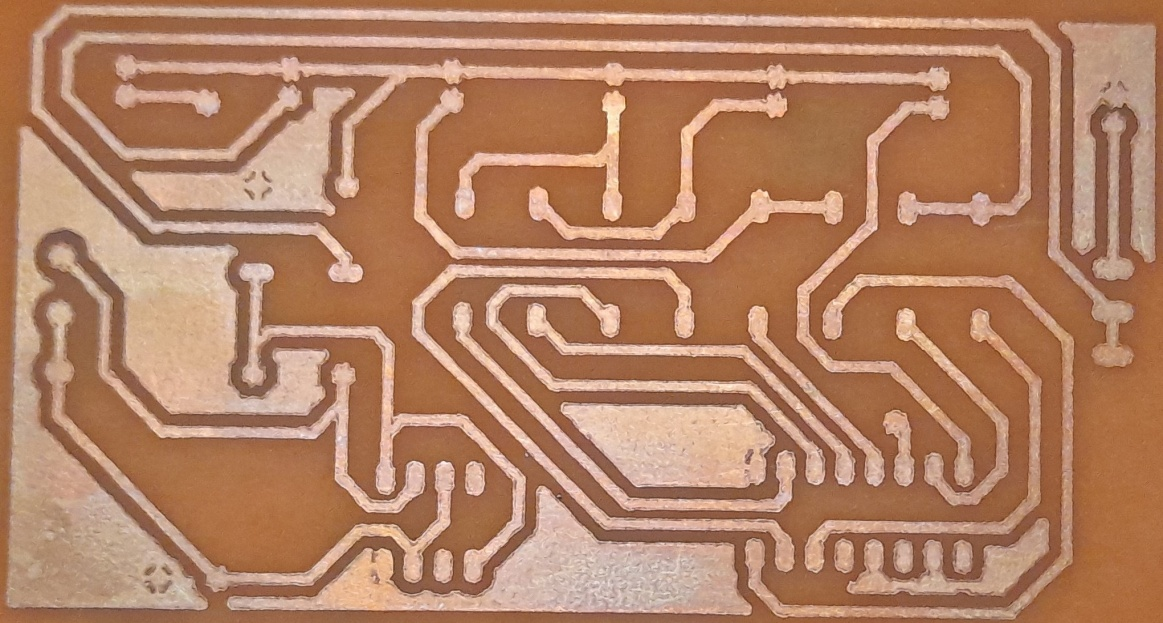
#> input picture Canny-Threshold-Indicator/laser_cut.jpg, 1163 x 623 px, found by its file name
$ python main.py
#> lines starting #> are read from the running program, lines starting #| are printed output that depends on the picture
import cv2

img = cv2.imread('images/laser_cut.jpg')
#> img is the input picture: shape (623, 1163, 3); mean B, G, R 100.1, 129.5, 178.6
gblur = cv2.GaussianBlur(img , (9,9), 0)


def canny_edge_detection(threshold1, threshold2):
#> called with threshold1 = 0, threshold2 = 0
    gray = cv2.cvtColor(gblur, cv2.COLOR_BGR2GRAY)
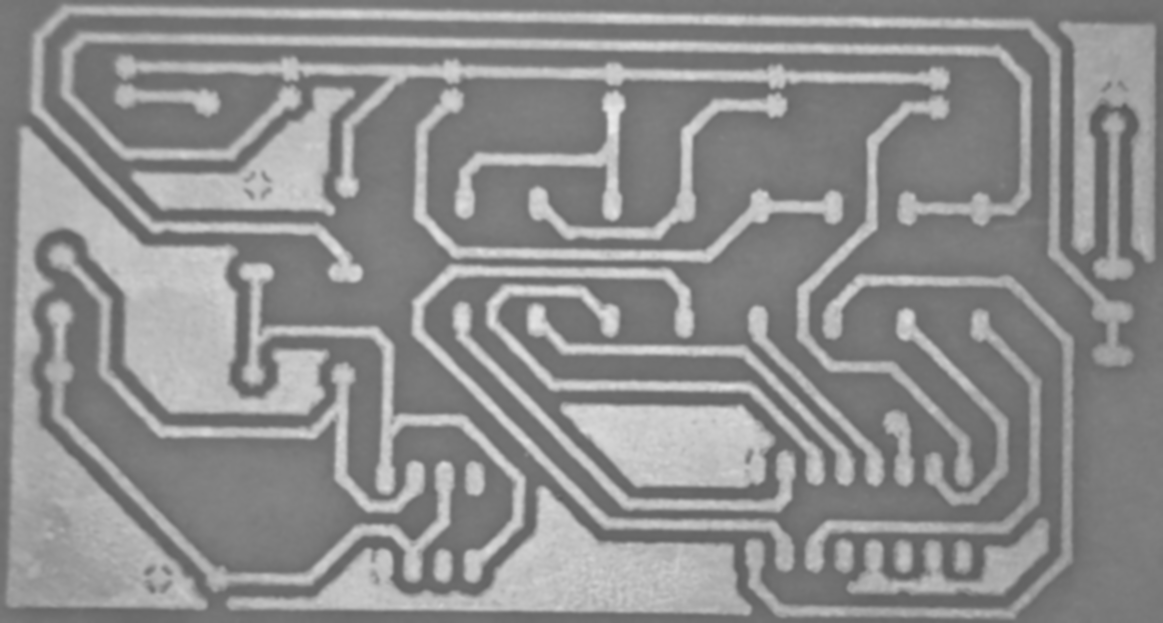
#> gray: shape (623, 1163); min 89, max 234, mean 140.8
    edges = cv2.Canny(gray, threshold1, threshold2)
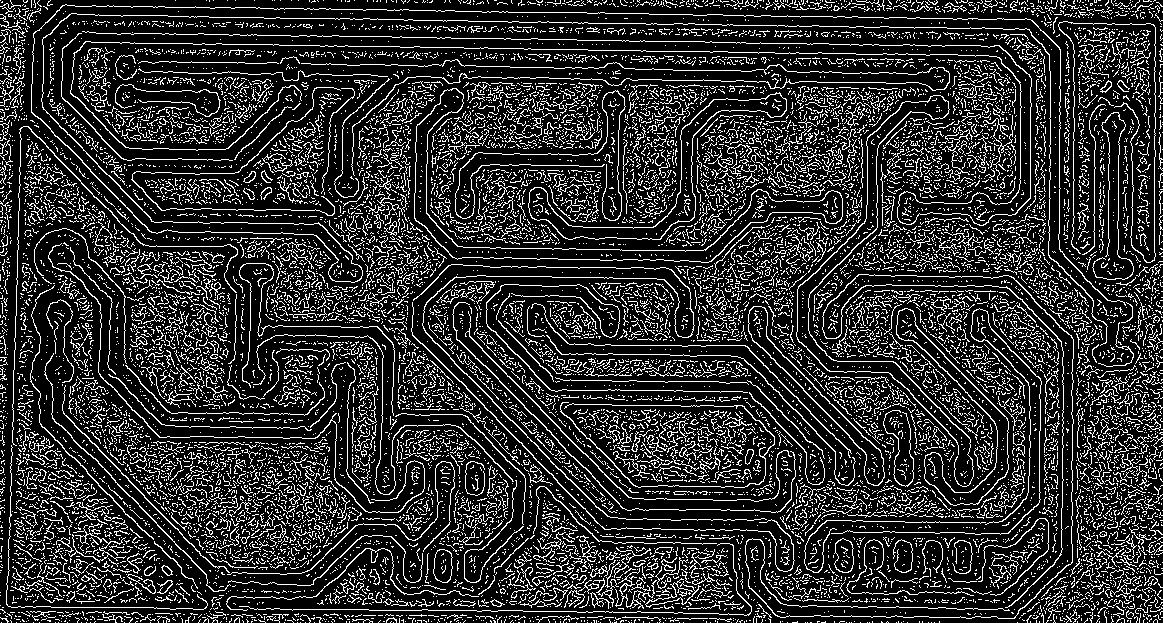
#> edges: shape (623, 1163); 18.2% white in thin lines or dots
    cv2.imshow('Canny Edge Detection', edges)


cv2.namedWindow('Canny Edge Detection')
cv2.createTrackbar('Threshold 1', 'Canny Edge Detection', 0, 255, lambda x: None)
cv2.createTrackbar('Threshold 2', 'Canny Edge Detection', 0, 255, lambda x: None)

while True:
    threshold1 = cv2.getTrackbarPos('Threshold 1', 'Canny Edge Detection')
    threshold2 = cv2.getTrackbarPos('Threshold 2', 'Canny Edge Detection')
    canny_edge_detection(threshold1, threshold2)
    if cv2.waitKey(1) == 13:
#> (key Esc is pressed here)
        break

cv2.destroyAllWindows()
print(threshold1)
print(threshold2)
